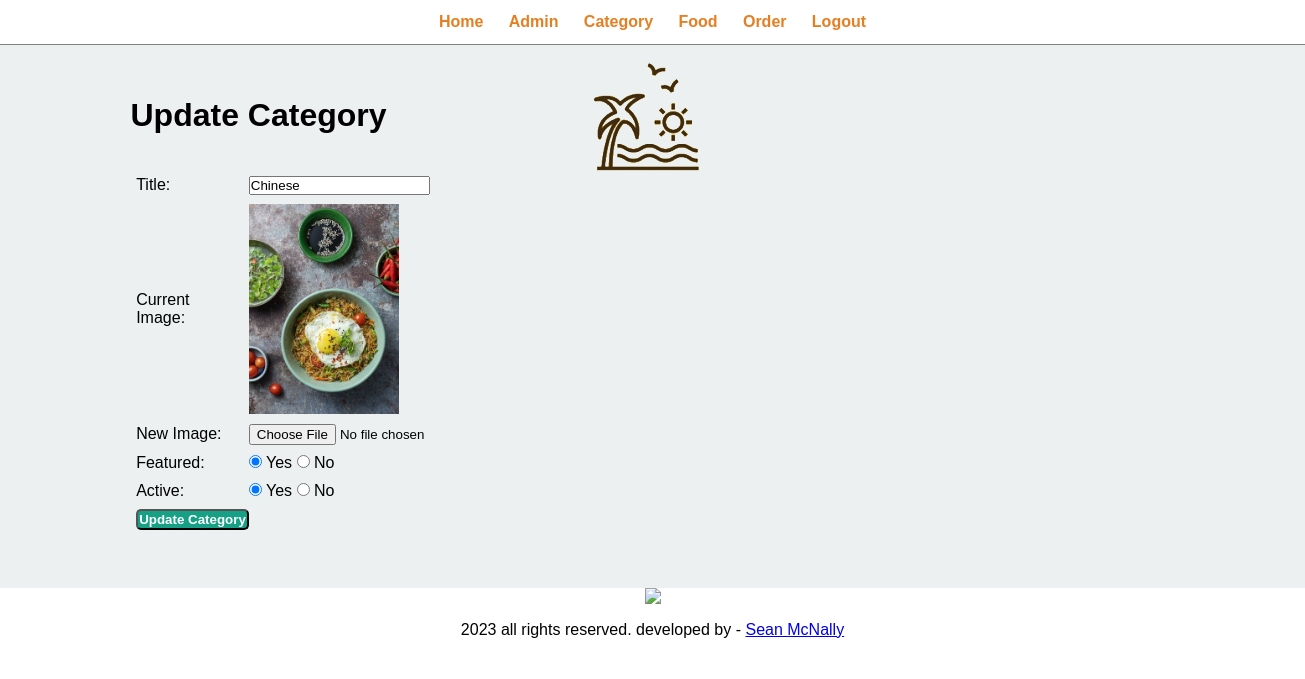
The app's page /admin/update-category.php?id=32 with its own data.
### tables this page shows
CREATE TABLE `tbl_category` (
  `id` int(10) UNSIGNED NOT NULL,
  `title` varchar(100) NOT NULL,
  `image_name` varchar(255) DEFAULT NULL,
  `featured` varchar(10) NOT NULL,
  `active` varchar(10) NOT NULL
);

### admin/update-category.php (the view, shortened to what this page needs)
<?php include('partials/menu.php'); ?>
<div class="main-content">
    <div class="wrapper">
        <h1>Update Category</h1>
        <br><br>
        <?php
            if(isset($_GET['id']))
            {
                $id = $_GET['id'];
                $sql = "SELECT * FROM tbl_category WHERE id=$id";
                $res = mysqli_query($conn, $sql);
                $count = mysqli_num_rows($res);
                if($count==1)
                {
                    $row = mysqli_fetch_assoc($res);
                    $title = $row['title'];
                    $current_image = $row['image_name'];
                    $featured = $row['featured'];
                    $active = $row['active'];
                }
                else
                {
                    $_SESSION['no-category-found'] = "<div class='error'>Category Not Found</div";
                    header('location:'.SITEURL.'admin/manage-category.php');
                }
            }
            else
            {
                header('location:'.SITEURL.'admin/manage-category.php');
            }
        ?>
        <form action="" method="POST" enctype="multipart/form-data">
            <table class="tbl-30">
                <tr>
                    <td>Title:</td>
                    <td>
                        <input type="text" name="title" value="<?php echo $title; ?>">
                    </td>
                </tr>
                <tr>
                    <td>Current Image:</td>
                    <td>
                        <?php
                            if($current_image != "")
                            {
                                ?>
                                <img src="<?php echo SITEURL; ?>images/category/<?php echo $current_image; ?>" width="150px">
                                <?php
                            }
                            else
                            {
                                echo "<div class='error'>Image Not Added</div>";
                            }
                        ?>
                    </td>
                </tr>
                <tr>
                    <td>New Image:</td>
                    <td>
                        <input type="file" name="image">
                    </td>
                </tr>
                <tr>
                    <td>Featured:</td>
                    <td>
                        <input <?php if($featured=="Yes"){echo "checked";} ?> type="radio" name="featured" value="Yes"> Yes
                        <input <?php if($featured=="No"){echo "checked";} ?> type="radio" name="featured" value="No"> No
                    </td>
                </tr>
                <tr>
                    <td>Active:</td>
                    <td>
                        <input <?php if($active=="Yes"){echo "checked";} ?> type="radio" name="active" value="Yes"> Yes
                        <input <?php if($featured=="No"){echo "checked";} ?> type="radio" name="active" value="No"> No
                    </td>
                </tr>
                <tr>
                    <td>
                        <input type="submit" name="submit" value="Update Category" class="btn-secondary">
                    </td>
                </tr>
            </table>
        </form>
    </div>
</div>
<?php include('partials/footer.php'); ?>

### css/admin.css (style rules this page uses)
* { margin: 0; padding: 0; font-family: Arial, Helvetica, sans-serif; }
.wrapper { padding: 1%; width: 80%; margin: 0 auto; }
.tbl-30 { width: 30%; }
table tr td { padding: 1%; }
.btn-secondary { background-color: #16a085; padding: 1%; color: white; text-decoration: none; font-weight: bold; }
.btn-secondary { border-radius: 5px; }
.main-content { background-color: #ecf0f1; padding: 3% 0; }

### records on screen
tbl_category: title "Chinese", image_name (picture), featured "☑", active "☑"
